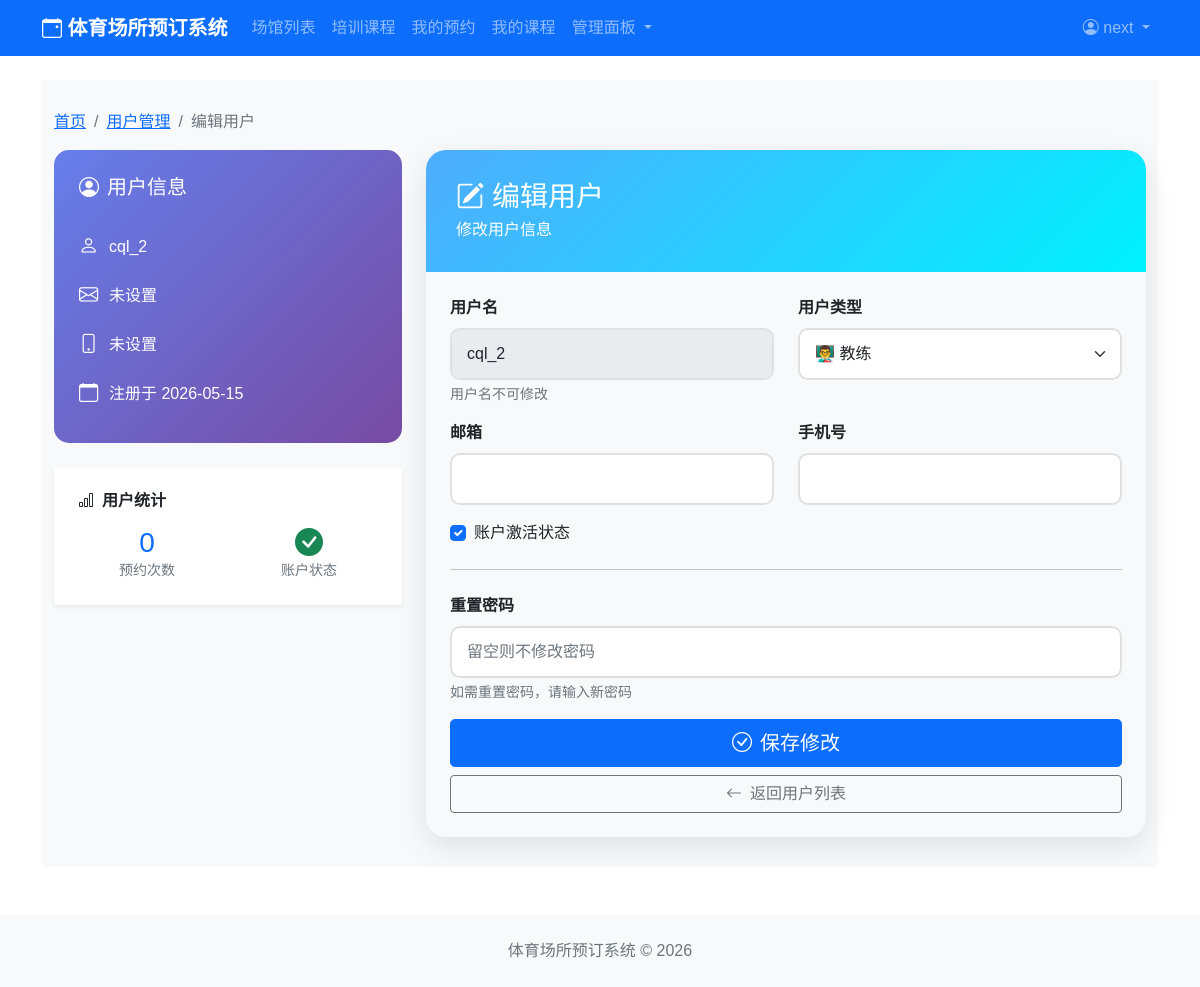
/users/edit/4/ (signed in), run on the app's committed database.
### users/models.py (models this page shows, shortened)
class User(AbstractBaseUser, PermissionsMixin):
    USER_TYPE_CHOICES = (
        ('user', '普通用户'),
        ('coach', '教练'),
        ('admin', '管理员'),
    )
    username = models.CharField(max_length=150, unique=True, verbose_name='用户名')
    email = models.EmailField(blank=True, verbose_name='邮箱')
    user_type = models.CharField(max_length=20, choices=USER_TYPE_CHOICES, default='user')
    phone = models.CharField(max_length=20, blank=True, verbose_name='手机号')
    avatar = models.ImageField(upload_to='avatars/', default='avatars/default.jpg', verbose_name='头像')
    is_active = models.BooleanField(default=True, verbose_name='是否激活')
    is_staff = models.BooleanField(default=False, verbose_name='是否为员工')
    created_at = models.DateTimeField(auto_now_add=True, verbose_name='创建时间')
    updated_at = models.DateTimeField(auto_now=True, verbose_name='更新时间')
    objects = UserManager()
    USERNAME_FIELD = 'username'
    REQUIRED_FIELDS = ['email']
    class Meta:
        db_table = 'users'
        verbose_name = '用户'
        verbose_name_plural = '用户'

### users/views.py (the view, shortened to what this page needs)
# urls.py: path('edit/<int:user_id>/', views.user_edit, name='user_edit'),
@user_passes_test(lambda u: u.is_staff or u.user_type == 'admin')
def user_edit(request, user_id):
    user = get_object_or_404(User, id=user_id)
    booking_count = Booking.objects.filter(user=user).count()
    return render(request, 'users/user_edit.html', {
        'edit_user': user,
        'booking_count': booking_count
    })

### templates/users/user_edit.html (shortened to what this page needs)
{% extends 'base.html' %}
{% block content %}
<div class="edit-container">
    <div class="container">
        <nav aria-label="breadcrumb">
            <ol class="breadcrumb">
                <li class="breadcrumb-item"><a href="{% url 'home' %}">首页</a></li>
                <li class="breadcrumb-item"><a href="{% url 'users:user_list' %}">用户管理</a></li>
                <li class="breadcrumb-item active" aria-current="page">编辑用户</li>
            </ol>
        </nav>
        <div class="row">
            <div class="col-lg-4 mb-4">
                <div class="user-info-card mb-4">
                    <h5 class="mb-4"><i class="bi bi-person-circle me-2"></i>用户信息</h5>
                    <div class="info-item">
                        <i class="bi bi-person"></i>
                        <span>{{ edit_user.username }}</span>
                    </div>
                    <div class="info-item">
                        <i class="bi bi-envelope"></i>
                        <span>{{ edit_user.email|default:"未设置" }}</span>
                    </div>
                    <div class="info-item">
                        <i class="bi bi-phone"></i>
                        <span>{{ edit_user.phone|default:"未设置" }}</span>
                    </div>
                    <div class="info-item">
                        <i class="bi bi-calendar"></i>
                        <span>注册于 {{ edit_user.created_at|date:"Y-m-d" }}</span>
                    </div>
                </div>
                <div class="card border-0 shadow-sm rounded-15 p-4">
                    <h6 class="fw-bold mb-3"><i class="bi bi-bar-chart me-2"></i>用户统计</h6>
                    <div class="row text-center">
                        <div class="col-6">
                            <div class="h3 text-primary mb-0">{{ booking_count }}</div>
                            <div class="small text-muted">预约次数</div>
                        </div>
                        <div class="col-6">
                            <div class="h3 mb-0" style="color: #667eea;">
                                {% if edit_user.is_active %}
                                <i class="bi bi-check-circle-fill text-success"></i>
                                {% else %}
                                <i class="bi bi-x-circle-fill text-danger"></i>
                                {% endif %}
                            </div>
                            <div class="small text-muted">账户状态</div>
                        </div>
                    </div>
                </div>
            </div>
            <div class="col-lg-8">
                <div class="edit-card">
                    <div class="edit-header">
                        <h3 class="mb-1"><i class="bi bi-pencil-square me-2"></i>编辑用户</h3>
                        <p class="mb-0">修改用户信息</p>
                    </div>
                    <div class="card-body p-4">
                        <form method="post">
                            <div class="row">
                                <div class="col-md-6 mb-3">
                                    <label class="form-label">用户名</label>
                                    <input type="text" class="form-control" value="{{ edit_user.username }}" disabled>
                                    <div class="form-text">用户名不可修改</div>
                                </div>
                                <div class="col-md-6 mb-3">
                                    <label class="form-label">用户类型</label>
                                    <select name="user_type" class="form-select">
                                        <option value="coach" {% if edit_user.user_type == 'coach' %}selected{% endif %}>👨‍🏫 教练</option>
                                    </select>
                                </div>
                            </div>
                            <div class="row">
                                <div class="col-md-6 mb-3">
                                    <label class="form-label">邮箱</label>
                                    <input type="email" name="email" class="form-control" value="{{ edit_user.email|default:'' }}">
                                </div>
                                <div class="col-md-6 mb-3">
                                    <label class="form-label">手机号</label>
                                    <input type="text" name="phone" class="form-control" value="{{ edit_user.phone|default:'' }}">
                                </div>
                            </div>
                            <div class="mb-3">
                                <div class="form-check">
                                    <input type="checkbox" class="form-check-input" id="is_active" name="is_active" {% if edit_user.is_active %}checked{% endif %}>
                                    <label class="form-check-label" for="is_active">账户激活状态</label>
                                </div>
                            </div>
                            <hr class="my-4">
                            <div class="mb-3">
                                <label class="form-label">重置密码</label>
                                <input type="password" name="new_password" class="form-control" placeholder="留空则不修改密码">
                                <div class="form-text">如需重置密码，请输入新密码</div>
                            </div>
                            <div class="d-grid gap-2">
                                <button type="submit" class="btn btn-primary btn-lg">
                                    <i class="bi bi-check-circle me-2"></i>保存修改
                                </button>
                                <a href="{% url 'users:user_list' %}" class="btn btn-outline-secondary">
                                    <i class="bi bi-arrow-left me-2"></i>返回用户列表
                                </a>
                            </div>
                        </form>
                    </div>
                </div>
            </div>
        </div>
    </div>
</div>
{% endblock %}

### templates/base.html (shortened to what this page needs)
<!DOCTYPE html>
<html lang="zh-CN">
<head>
    <link href="https://cdn.jsdelivr.net/npm/bootstrap@5.1.3/dist/css/bootstrap.min.css" rel="stylesheet">
    <link rel="stylesheet" href="https://cdn.jsdelivr.net/npm/bootstrap-icons@1.8.1/font/bootstrap-icons.css">
</head>
<body>
    <nav class="navbar navbar-expand-lg navbar-dark bg-primary">
        <div class="container">
            <a class="navbar-brand" href="{% url 'home' %}">
                <i class="bi bi-calendar-event"></i> 体育场所预订系统
            </a>
            <div class="collapse navbar-collapse" id="navbarNav">
                <ul class="navbar-nav me-auto">
                    <li class="nav-item">
                        <a class="nav-link" href="{% url 'venues:venue_list' %}">场馆列表</a>
                    </li>
                    <li class="nav-item">
                        <a class="nav-link" href="{% url 'courses:course_list' %}">培训课程</a>
                    </li>
                    {% if user.is_authenticated %}
                    <li class="nav-item">
                        <a class="nav-link" href="{% url 'bookings:my_bookings' %}">我的预约</a>
                    </li>
                    <li class="nav-item">
                        <a class="nav-link" href="{% url 'courses:my_courses' %}">我的课程</a>
                    </li>
                    {% if user.user_type == 'admin' or user.is_staff %}
                    <li class="nav-item dropdown">
                        <a class="nav-link dropdown-toggle" href="#" role="button" data-bs-toggle="dropdown">
                            管理面板
                        </a>
                    </li>
                    {% endif %}
                    {% endif %}
                </ul>
                <ul class="navbar-nav">
                    {% if user.is_authenticated %}
                    <li class="nav-item dropdown">
                        <a class="nav-link dropdown-toggle" href="#" id="userDropdown" role="button" data-bs-toggle="dropdown">
                            <i class="bi bi-person-circle"></i> {{ user.username }}
                        </a>
                    </li>
                    {% endif %}
                </ul>
            </div>
        </div>
    </nav>
    <main class="container my-4">
        {% block content %}{% endblock %}
    </main>
    <footer class="bg-light py-4 mt-5">
        <div class="container text-center">
            <p class="text-muted mb-0">体育场所预订系统 &copy; 2026</p>
        </div>
    </footer>
</body>
</html>

### templates/base.html (style rules this page uses)
body { font-family: 'Microsoft YaHei', sans-serif; }
.navbar-brand { font-weight: bold; }
.card { box-shadow: 0 2px 4px rgba(0,0,0,0.1); }

### templates/users/user_edit.html (style rules this page uses)
.edit-container { background: #f8f9fa; padding: 30px 0; }
.edit-card { border: none; border-radius: 20px; box-shadow: 0 10px 30px rgba(0,0,0,0.1); overflow: hidden; }
.edit-header { background: linear-gradient(135deg, #4facfe 0%, #00f2fe 100%); padding: 30px; color: white; }
.form-label { font-weight: 600; }
.form-control, .form-select { border-radius: 10px; padding: 12px 15px; border: 2px solid #e0e0e0; }
.user-info-card { border: none; border-radius: 15px; background: linear-gradient(135deg, #667eea 0%, #764ba2 100%); color: white; padding: 25px; }
.info-item { display: flex; align-items: center; padding: 10px 0; }
.info-item i { width: 30px; font-size: 1.2rem; }

### data on the page
User: username "next"
User: username "cql_2", email "未设置", phone "未设置", created_at "2026-05-15", user_type "👨‍🏫 教练", is_active "☑"

### other printed values
{{ booking_count }} "0"
